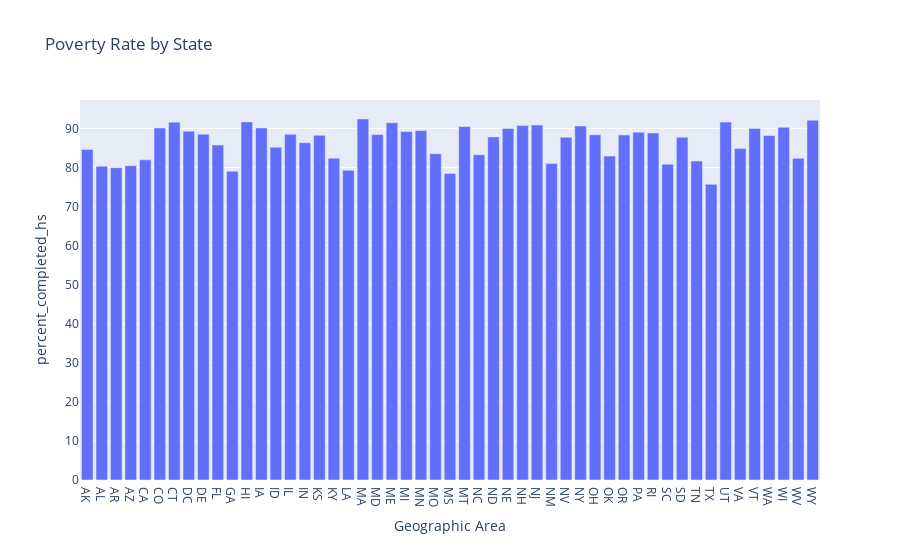

Here is the notebook cell this chart was saved with:
### Markdown cell above
# Chart the High School Graduation Rate by US State

Show the High School Graduation Rate in ascending order of US States. Which state has the lowest high school graduation rate? Which state has the highest?

### Code cell
df_pct_completed_hs["percent_completed_hs"] = pd.to_numeric(df_pct_completed_hs["percent_completed_hs"], errors="coerce")
poverty_per_state = df_pct_completed_hs.sort_values(by="percent_completed_hs", ascending=True).groupby("Geographic Area")["percent_completed_hs"].mean().reset_index()

fig = px.bar(poverty_per_state, x="Geographic Area", y="percent_completed_hs", title="Poverty Rate by State")
fig.show()

### Figure 1 — Plotly figure (JSON) as saved in the notebook; plotly's stock layout.template omitted (floating-point values rounded to 4 significant figures)
{"data": [{"alignmentgroup": "True", "hovertemplate": "Geographic Area=%{x}<br>percent_completed_hs=%{y}<extra></extra>", "legendgroup": "", "marker": {"color": "#636efa", "pattern": {"shape": ""}}, "name": "", "offsetgroup": "", "orientation": "v", "showlegend": false, "textposition": "auto", "type": "bar", "x": ["AK", "AL", "AR", "AZ", "CA", "CO", "CT", "DC", "DE", "FL", "GA", "HI", "IA", "ID", "IL", "IN", "KS", "KY", "LA", "MA", "MD", "ME", "MI", "MN", "MO", "MS", "MT", "NC", "ND", "NE", "NH", "NJ", "NM", "NV", "NY", "OH", "OK", "OR", "PA", "RI", "SC", "SD", "TN", "TX", "UT", "VA", "VT", "WA", "WI", "WV", "WY"], "xaxis": "x", "y": [84.63, 80.3, 79.95, 80.47, 81.96, 90.11, 91.59, 89.3, 88.52, 85.74, 79.01, 91.67, 90.11, 85.17, 88.48, 86.32, 88.23, 82.37, 79.29, 92.4, 88.42, 91.43, 89.21, 89.47, 83.52, 78.47, 90.49, 83.25, 87.82, 89.99, 90.71, 90.85, 80.98, 87.72, 90.61, 88.34, 82.91, 88.3, 89.02, 88.82, 80.85, 87.75, 81.63, 75.69, 91.62, 84.88, 89.98, 88.2, 90.26, 82.35, 92.1], "yaxis": "y"}], "layout": {"barmode": "relative", "legend": {"tracegroupgap": 0}, "title": {"text": "Poverty Rate by State"}, "xaxis": {"anchor": "y", "domain": [0, 1], "title": {"text": "Geographic Area"}}, "yaxis": {"anchor": "x", "domain": [0, 1], "title": {"text": "percent_completed_hs"}}}}
